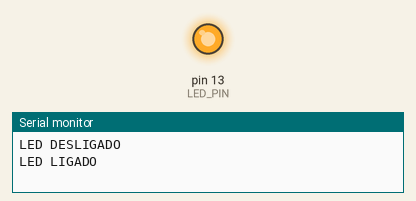
A sketch run on a simulated Arduino Uno, built with avr-gcc and run on an emulated ATmega328P. Parts: output pins drawn as LEDs (lit = HIGH), the last lines printed to the serial monitor.

Above: at 1.5 s.
At 4.5 s:
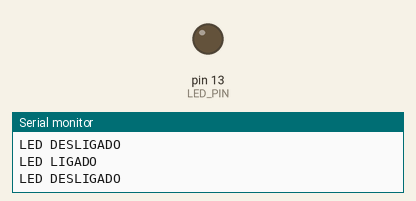
Timing chart, 0 to 7.8 s (numbered marks = the images above):
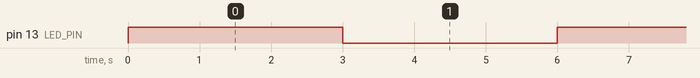

Measured:
- by itself, pin 13 (LED_PIN): alternates HIGH for 3.0 s and LOW for 3.0 s

The sketch:

controle_led.ino
```cpp
// Pino do LED
const int LED_PIN = 13;

// Estado do LED
bool ledState = false;

// Função auxiliar
void atualizarLED() {
  digitalWrite(LED_PIN, ledState);

  if (ledState) {
    Serial.println("LED LIGADO");
  } else {
    Serial.println("LED DESLIGADO");
  }
}

void setup() {
  Serial.begin(9600);

  pinMode(LED_PIN, OUTPUT);

  atualizarLED();
}

void loop() {

  ledState = !ledState;

  atualizarLED();

  delay(3000);
}
```
